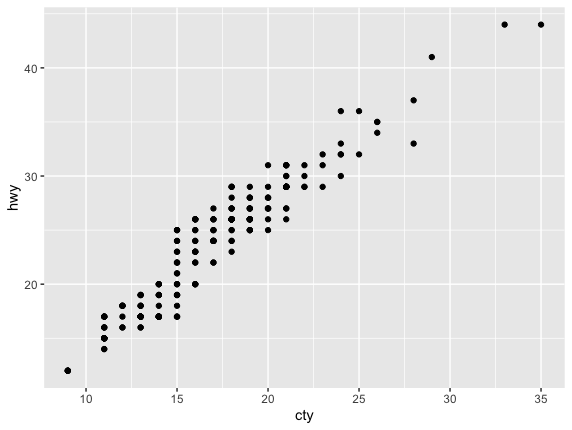

The R source for this figure:
library(ggplot2)
mpg

p <-ggplot(mpg, aes(cty, hwy)) + geom_point()

print(p)
